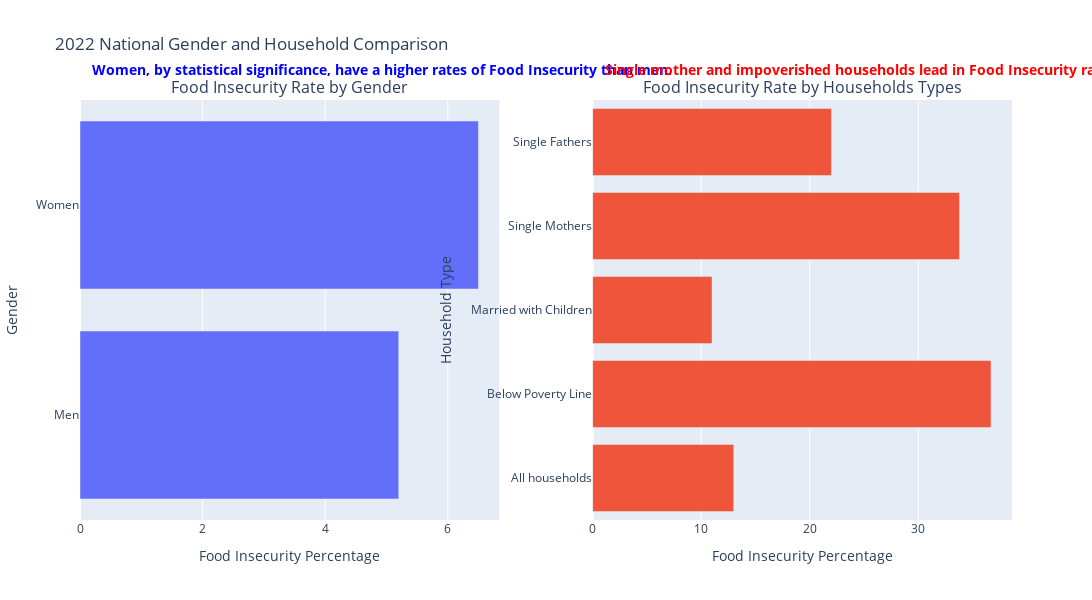

Notebook cell for this chart:
### Code cell
#source: https://www.cdc.gov/nchs/products/databriefs/db465.htm#section_1
from plotly.subplots import make_subplots

gender_food_data = {
    'Men': [5.2],
    'Women': [6.5]
}
gender_food = pd.DataFrame(gender_food_data)

hh_food_data = {
    'All households' : [13],
    'Below Poverty Line' : [36.7],
    'Married with Children' : [11],
    'Single Mothers' : [33.8],
    'Single Fathers' : [22]
}
household_food = pd.DataFrame(hh_food_data)




fig = make_subplots(rows=1, cols=2, subplot_titles=('Food Insecurity Rate by Gender', 'Food Insecurity Rate by Households Types'))

# Adding horizontal bar charts for gender_food and household_food DataFrames
fig.add_trace(
    go.Bar(y=gender_food.columns, x=gender_food.values.flatten(), orientation='h', name='Food Insecurity Rate by Gender 2022', showlegend= False),
    row=1, col=1
)

fig.add_trace(
    go.Bar(y=household_food.columns, x=household_food.values.flatten(), orientation='h', name='Food Insecurity Rate by Households Types 2022', showlegend=False),
    row=1, col=2
)

kicker_1 = go.layout.Annotation(
     text="<b>Women, by statistical significance, have a higher rates of Food Insecurity than men.<b>",
     x=0,
     y=1.1,
     showarrow=False,
     xanchor="left",
     xshift=10,
     xref = 'paper',
     yref = 'paper',
     font=dict(size=14,color ='blue',)
 )
fig.add_annotation(kicker_1)

kicker_2 = go.layout.Annotation(
     text="<b>Single mother and impoverished households lead in Food Insecurity rates<b>",
     x=.55,
     y=1.1,
     showarrow=False,
     xanchor="left",
     xshift=10,
     xref = 'paper',
     yref = 'paper',
     font=dict(size=14,color ='red',)
 )
fig.add_annotation(kicker_2)



# Update layout
fig.update_layout(height=600, width=1850,  title='2022 National Gender and Household Comparison')
fig.update_xaxes(title_text='Food Insecurity Percentage', row=1, col=1)
fig.update_xaxes(title_text='Food Insecurity Percentage', row=1, col=2)
fig.update_yaxes(title_text ='Gender', row=1, col=1)
fig.update_yaxes(title_text ='Household Type', row=1, col=2)

fig.show()

### Figure 1 — Plotly figure (JSON) as saved in the notebook; plotly's stock layout.template omitted (floating-point values rounded to 4 significant figures)
{"data": [{"name": "Food Insecurity Rate by Gender 2022", "orientation": "h", "showlegend": false, "type": "bar", "x": [5.2, 6.5], "xaxis": "x", "y": ["Men", "Women"], "yaxis": "y"}, {"name": "Food Insecurity Rate by Households Types 2022", "orientation": "h", "showlegend": false, "type": "bar", "x": [13, 36.7, 11, 33.8, 22], "xaxis": "x2", "y": ["All households", "Below Poverty Line", "Married with Children", "Single Mothers", "Single Fathers"], "yaxis": "y2"}], "layout": {"annotations": [{"font": {"size": 16}, "showarrow": false, "text": "Food Insecurity Rate by Gender", "x": 0.225, "xanchor": "center", "xref": "paper", "y": 1, "yanchor": "bottom", "yref": "paper"}, {"font": {"size": 16}, "showarrow": false, "text": "Food Insecurity Rate by Households Types", "x": 0.775, "xanchor": "center", "xref": "paper", "y": 1, "yanchor": "bottom", "yref": "paper"}, {"font": {"color": "blue", "size": 14}, "showarrow": false, "text": "<b>Women, by statistical significance, have a higher rates of Food Insecurity than men.<b>", "x": 0, "xanchor": "left", "xref": "paper", "xshift": 10, "y": 1.1, "yref": "paper"}, {"font": {"color": "red", "size": 14}, "showarrow": false, "text": "<b>Single mother and impoverished households lead in Food Insecurity rates<b>", "x": 0.55, "xanchor": "left", "xref": "paper", "xshift": 10, "y": 1.1, "yref": "paper"}], "height": 600, "title": {"text": "2022 National Gender and Household Comparison"}, "width": 1850, "xaxis": {"anchor": "y", "domain": [0, 0.45], "title": {"text": "Food Insecurity Percentage"}}, "xaxis2": {"anchor": "y2", "domain": [0.55, 1], "title": {"text": "Food Insecurity Percentage"}}, "yaxis": {"anchor": "x", "domain": [0, 1], "title": {"text": "Gender"}}, "yaxis2": {"anchor": "x2", "domain": [0, 1], "title": {"text": "Household Type"}}}}
